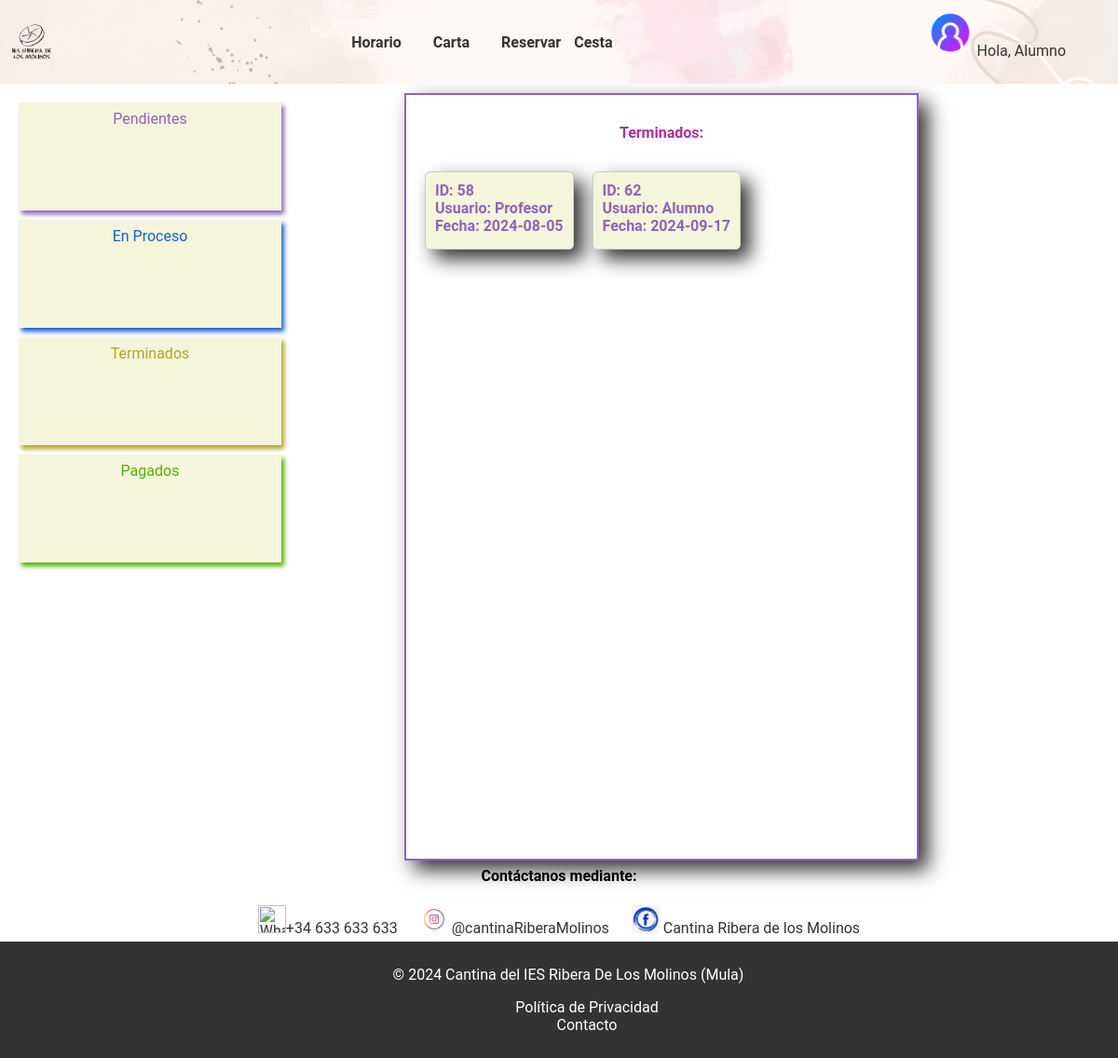
The app's page /TFG/trabajador/Pedidos/terminados.php (signed in) with its own data.
### tables this page shows
CREATE TABLE `pedido` (
  `idPedido` int(11) NOT NULL,
  `idUsuario` int(11) NOT NULL,
  `fecha` date NOT NULL,
  `hora` time NOT NULL,
  `pagado` tinyint(1) NOT NULL,
  `realizado` tinyint(1) NOT NULL,
  `precioPedido` decimal(10,2) NOT NULL,
  `finalizado` tinyint(1) DEFAULT NULL,
  `horaRecogida` varchar(50) DEFAULT NULL,
  `siendoRealizado` tinyint(1) DEFAULT NULL
);

CREATE TABLE `usuario` (
  `idUsuario` int(11) NOT NULL,
  `nombre` varchar(200) NOT NULL,
  `apellidos` varchar(200) NOT NULL,
  `correo` varchar(200) NOT NULL,
  `contrasena` varchar(64) NOT NULL,
  `telefono` int(11) NOT NULL,
  `tipo` varchar(10) NOT NULL
);

### TFG/db/bd.inc.php (called while the page is built, shortened)
<?php
function conectar() {
    try {
        $host = "localhost";
        $basedatos = "tfg";
        $usuario = "root";
        $password = "";
        return new PDO("mysql:host=$host;dbname=$basedatos", $usuario, $password);
    } catch (PDOException $e) {
        echo $e->getMessage();
    }
}
function obtenerNombreUsuario($idUsuario) {
    $conexion = conectar();
    $sql = $conexion->prepare("SELECT nombre FROM usuario WHERE idUsuario=:idUsuario");
    $sql->bindParam(':idUsuario', $idUsuario);
    $sql->execute();
    $sql->setFetchMode(PDO::FETCH_ASSOC);
    $resultado = $sql->fetch();
    return $resultado['nombre'];
}
function obtenerPedido($idPedido) {
    $conexion = conectar();
    $sql = $conexion->prepare("SELECT * FROM `pedido` WHERE `idPedido`=:idPedido");
    $sql->bindParam(':idPedido', $idPedido);
    $sql->execute();
    $sql->setFetchMode(PDO::FETCH_ASSOC);
    return $sql->fetch();
}
function obtenerIdsPedidoRealizado() {
    $conexion = conectar();
    $sql = $conexion->prepare("SELECT idPedido FROM pedido WHERE realizado = 1");
    $sql->execute();
    $sql->setFetchMode(PDO::FETCH_ASSOC);
    return $sql->fetchAll(PDO::FETCH_COLUMN);
}

### TFG/trabajador/Pedidos/terminados.php (the view, shortened to what this page needs)
<link rel="stylesheet" href="/TFG-MAIN/TFG/CSS/pedidos.css">
<?php
include("../../includes/header.php");
include '../../db/bd.inc.php';
echo '<div class="contenedor">';
echo '<div class="menu-vertical">';
echo '<a href="/TFG-MAIN/TFG/trabajador/pedidos/pendientes.php" class="boxP">Pendientes</a>';
echo '<a href="/TFG-MAIN/TFG/trabajador/pedidos/proceso.php" class="boxEP">En Proceso</a>';
echo '<a href="/TFG-MAIN/TFG/trabajador/pedidos/terminados.php" class="boxT">Terminados</a>';
echo '<a href="/TFG-MAIN/TFG/trabajador/pedidos/pagados.php" class="boxPG">Pagados</a>';
echo '</div>';
echo "<div class='contenedor-principal'>";
echo  "<div class='izquierda'>";
echo "<h4 class='dentroCards'>Terminados:</h4>";
$pedidos = obtenerIdsPedidoRealizado();
foreach ($pedidos as $idPedido) {
    $detallesPedido = obtenerPedido($idPedido);
    echo "<div class='allPedido' id='pedido-$idPedido'>";
    echo "<div class='card'>";
    echo "<div class='pedido' onclick='toggleDetalles($idPedido)'>";
    $nombreUsuario = obtenerNombreUsuario($detallesPedido["idUsuario"]);
    echo "ID: " . $detallesPedido["idPedido"] . "<br>";
    echo "Usuario: " . $nombreUsuario . "<br>";
    echo "Fecha: " . $detallesPedido["fecha"] . "<br>";
    echo "</div>";
    echo "</div>";
    echo "</div>";
}
echo "</div>";
echo "</div>";
echo "</div>";
    include("../../includes/footer.php");
?>

### TFG/CSS/pedidos.css (style rules this page uses)
.boxP, .boxEP, .boxT, .boxPG { display: flex; justify-content: center; align-items: center; width: 250px; height: 100px; background-color: beige; text-align: center; text-decoration: none; margin: 10px; box-shadow: 3px 4px 5px; border: none; transition: transform 0.3s, box-shadow 0.3s; }
.boxP { color: #8e64b8; }
.boxEP { color: #145fc8; }
.boxT { color: #b0a420; }
.boxPG { color: #55b000; }
.allPedido { font-family: 'Roboto', sans-serif; }
.contenedor-principal { width: 98%; gap: 10px; justify-content: center; padding: 10px; height: 100vh; display: flex; flex-wrap: wrap; }
.izquierda, .derecha { float: left; border: solid 2px #8e64b8; padding: 10px; overflow-y: auto; height: 100%; box-shadow: 10px 10px 20px #333; }
.izquierda { width: 55%; }
.dentroCards { font-family: 'Roboto', sans-serif; text-align: center; color: #a8329b; }
.card { border: 1px solid #ccc; border-radius: 5px; padding: 10px; background-color: beige; color: #8e64b8; box-shadow: 10px 10px 20px #333; margin: 10px; float: left; display: flex; flex-direction: column; justify-content: space-between; transition: all 0.3s ease; }
.pedido { font-weight: bold; margin-bottom: 5px; cursor: pointer; }
.contenedor { display: flex; }
.menu-vertical { width: 200px; padding: 10px; }
.contenedor-principal { flex-grow: 1; padding: 10px; }
.menu-vertical a { display: block; padding: 8px 16px; text-decoration: none; }

### records on screen
pedido: idPedido "58", idUsuario.nombre "Profesor", fecha "2024-08-05"
pedido: idPedido "62", idUsuario.nombre "Alumno", fecha "2024-09-17"

### other values on screen
$_SESSION['username'] "Alumno"
